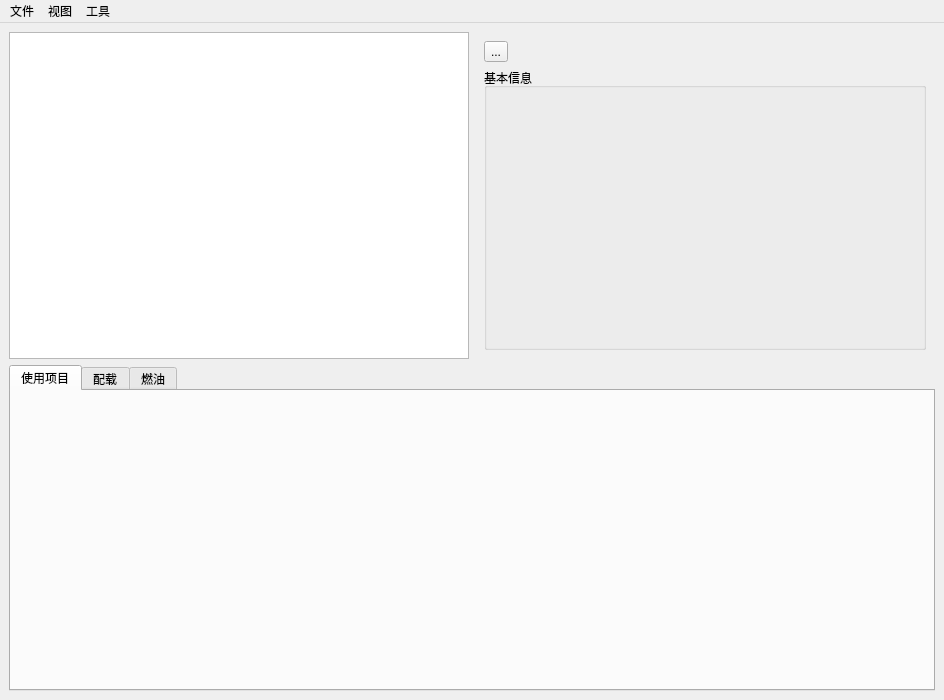
<?xml version="1.0" encoding="UTF-8"?>
<ui version="4.0">
 <class>MainWindow</class>
 <widget class="QMainWindow" name="MainWindow">
  <property name="geometry">
   <rect>
    <x>0</x>
    <y>0</y>
    <width>944</width>
    <height>700</height>
   </rect>
  </property>
  <property name="windowTitle">
   <string>MainWindow</string>
  </property>
  <widget class="QWidget" name="centralwidget">
   <layout class="QVBoxLayout" name="verticalLayout_2">
    <item>
     <layout class="QHBoxLayout" name="horizontalLayout_2">
      <item>
       <widget class="QGraphicsView" name="graphicsView"/>
      </item>
      <item>
       <widget class="QWidget" name="widget" native="true">
        <layout class="QVBoxLayout" name="verticalLayout">
         <item>
          <layout class="QHBoxLayout" name="horizontalLayout">
           <item>
            <widget class="QToolButton" name="btn_dow">
             <property name="text">
              <string>...</string>
             </property>
             <property name="toolButtonStyle">
              <enum>Qt::ToolButtonTextUnderIcon</enum>
             </property>
            </widget>
           </item>
           <item>
            <spacer name="horizontalSpacer">
             <property name="orientation">
              <enum>Qt::Horizontal</enum>
             </property>
             <property name="sizeHint" stdset="0">
              <size>
               <width>40</width>
               <height>20</height>
              </size>
             </property>
            </spacer>
           </item>
          </layout>
         </item>
         <item>
          <widget class="QGroupBox" name="gb_general_info">
           <property name="title">
            <string>基本信息</string>
           </property>
           <layout class="QVBoxLayout" name="verticalLayout_3">
            <item>
             <widget class="QWidget" name="widget_2" native="true"/>
            </item>
           </layout>
          </widget>
         </item>
        </layout>
       </widget>
      </item>
     </layout>
    </item>
    <item>
     <widget class="QTabWidget" name="tabWidget">
      <property name="currentIndex">
       <number>0</number>
      </property>
      <widget class="QWidget" name="tab_pay_load">
       <attribute name="title">
        <string>使用项目</string>
       </attribute>
       <layout class="QVBoxLayout" name="verticalLayout_4">
        <item>
         <widget class="QWidget" name="widget_3" native="true"/>
        </item>
       </layout>
      </widget>
      <widget class="QWidget" name="tab_trim_load">
       <attribute name="title">
        <string>配载</string>
       </attribute>
       <layout class="QVBoxLayout" name="verticalLayout_5">
        <item>
         <widget class="QWidget" name="widget_4" native="true"/>
        </item>
       </layout>
      </widget>
      <widget class="QWidget" name="tab_fuel">
       <attribute name="title">
        <string>燃油</string>
       </attribute>
       <layout class="QVBoxLayout" name="verticalLayout_6">
        <item>
         <widget class="QWidget" name="widget_5" native="true"/>
        </item>
       </layout>
      </widget>
     </widget>
    </item>
   </layout>
  </widget>
  <widget class="QMenuBar" name="menuBar">
   <property name="geometry">
    <rect>
     <x>0</x>
     <y>0</y>
     <width>944</width>
     <height>26</height>
    </rect>
   </property>
   <widget class="QMenu" name="menu_file">
    <property name="title">
     <string>文件</string>
    </property>
    <addaction name="action_save_case"/>
    <addaction name="action_load_case"/>
    <addaction name="separator"/>
    <addaction name="action_print_report"/>
    <addaction name="action_print_table"/>
    <addaction name="separator"/>
    <addaction name="action_quit"/>
   </widget>
   <widget class="QMenu" name="menu_view">
    <property name="title">
     <string>视图</string>
    </property>
    <widget class="QMenu" name="menu_envelop">
     <property name="title">
      <string>重量重心包线</string>
     </property>
     <addaction name="action_zfw_envelop"/>
     <addaction name="action_take_off_limit"/>
     <addaction name="action_in_flight_limit"/>
     <addaction name="action_landing_limit"/>
     <addaction name="action_fuel_vector"/>
    </widget>
    <addaction name="menu_envelop"/>
    <addaction name="separator"/>
    <addaction name="action_show_grid"/>
   </widget>
   <widget class="QMenu" name="menu_tool">
    <property name="title">
     <string>工具</string>
    </property>
    <addaction name="action_dow"/>
    <addaction name="action_trim_sheet"/>
   </widget>
   <addaction name="menu_file"/>
   <addaction name="menu_view"/>
   <addaction name="menu_tool"/>
  </widget>
  <action name="action_save_case">
   <property name="text">
    <string>保存算例</string>
   </property>
  </action>
  <action name="action_load_case">
   <property name="text">
    <string>导入算例</string>
   </property>
  </action>
  <action name="action_quit">
   <property name="text">
    <string>退出</string>
   </property>
  </action>
  <action name="action_print_report">
   <property name="text">
    <string>打印重量重心报告</string>
   </property>
  </action>
  <action name="action_print_table">
   <property name="text">
    <string>打印重量平衡表</string>
   </property>
  </action>
  <action name="action_zfw_envelop">
   <property name="text">
    <string>零油重量</string>
   </property>
  </action>
  <action name="action_take_off_limit">
   <property name="text">
    <string>起飞限制</string>
   </property>
  </action>
  <action name="action_in_flight_limit">
   <property name="text">
    <string>飞行限制</string>
   </property>
  </action>
  <action name="action_landing_limit">
   <property name="text">
    <string>着陆限制</string>
   </property>
  </action>
  <action name="action_fuel_vector">
   <property name="text">
    <string>燃油消耗曲线</string>
   </property>
  </action>
  <action name="action_show_grid">
   <property name="text">
    <string>网格线</string>
   </property>
  </action>
  <action name="action_dow">
   <property name="text">
    <string>空机重量</string>
   </property>
  </action>
  <action name="action_trim_sheet">
   <property name="text">
    <string>配平表</string>
   </property>
  </action>
 </widget>
 <resources/>
 <connections/>
</ui>
